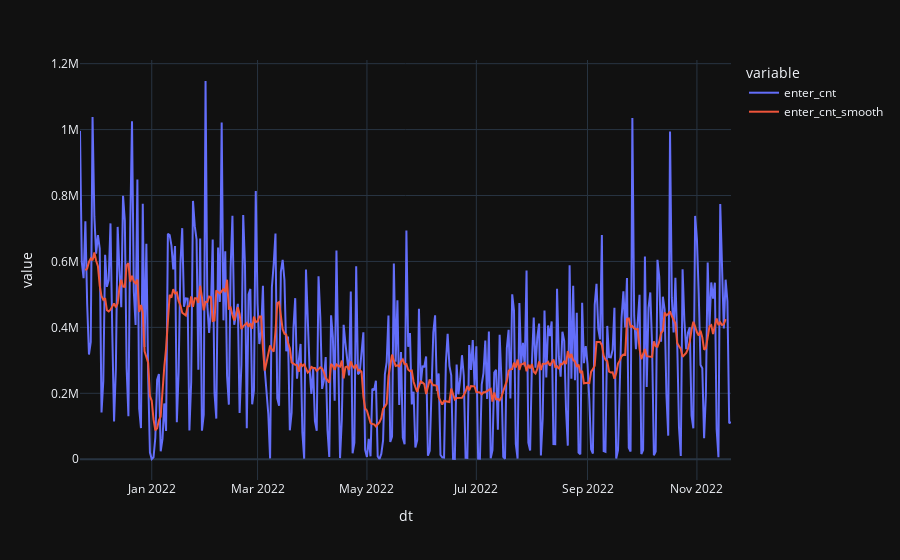

Notebook source saved alongside this figure:
### Code cell
tmp = enter.copy()
tmp['enter_cnt_smooth'] = enter_smooth['enter_cnt']
px.line(tmp)

### Figure 1 — Plotly figure (JSON) as saved in the notebook; plotly's stock layout.template omitted (floating-point values rounded to 4 significant figures; data arrays with more than 128 entries replaced by an {"elided": "..."} marker saying what was removed)
{"data": [{"hovertemplate": "variable=enter_cnt<br>dt=%{x}<br>value=%{y}<extra></extra>", "legendgroup": "enter_cnt", "line": {"color": "#636efa", "dash": "solid"}, "marker": {"symbol": "circle"}, "mode": "lines", "name": "enter_cnt", "orientation": "v", "showlegend": true, "x": {"elided": "364 str values"}, "xaxis": "x", "y": {"elided": "364 float values"}, "yaxis": "y", "type": "scatter"}, {"hovertemplate": "variable=enter_cnt_smooth<br>dt=%{x}<br>value=%{y}<extra></extra>", "legendgroup": "enter_cnt_smooth", "line": {"color": "#EF553B", "dash": "solid"}, "marker": {"symbol": "circle"}, "mode": "lines", "name": "enter_cnt_smooth", "orientation": "v", "showlegend": true, "x": {"elided": "364 str values"}, "xaxis": "x", "y": {"elided": "364 float values"}, "yaxis": "y", "type": "scatter"}], "layout": {"xaxis": {"anchor": "y", "domain": [0.0, 1.0], "title": {"text": "dt"}}, "yaxis": {"anchor": "x", "domain": [0.0, 1.0], "title": {"text": "value"}}, "legend": {"title": {"text": "variable"}, "tracegroupgap": 0}, "margin": {"t": 60}}}
